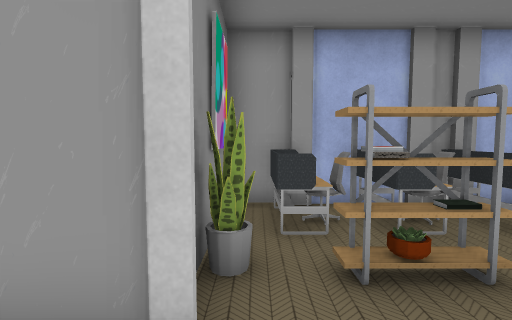
view 1 (above)

12 first-person views from a walk through a scene from a Unity 3-D project. The camera is 1.4 m above the floor, tilts 4° down and sees 85° across. The floor is counted in squares, 1 m on a side. Each view is taken from the middle of a square. On the plan, view 1 faces up. The plan holds only what a view shows up to about 14 squares ahead; the rest is blank. Some surface patterns are stand-ins.

view 2
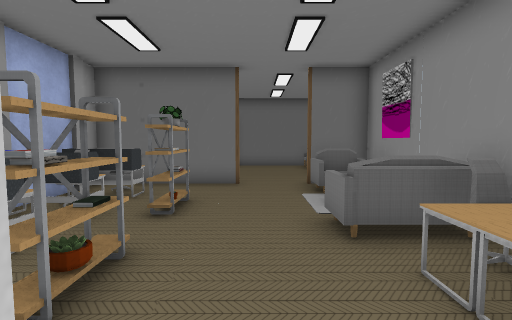

view 3
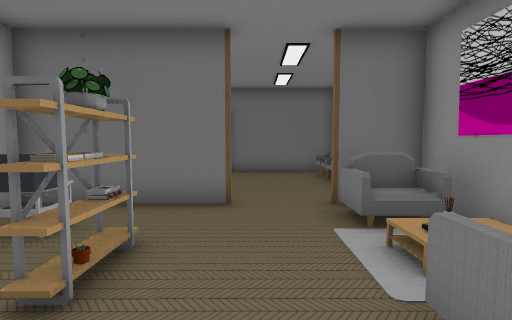

view 4
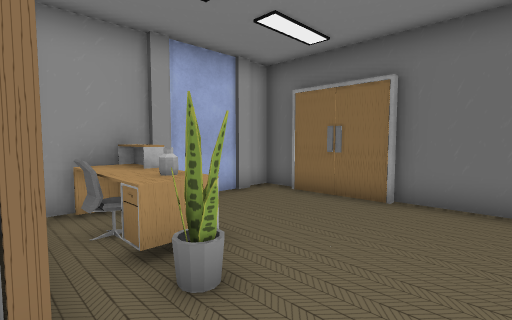

view 5
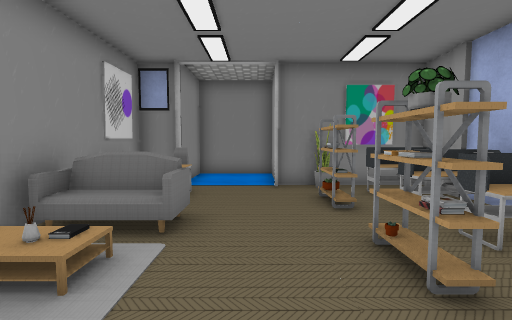

view 6
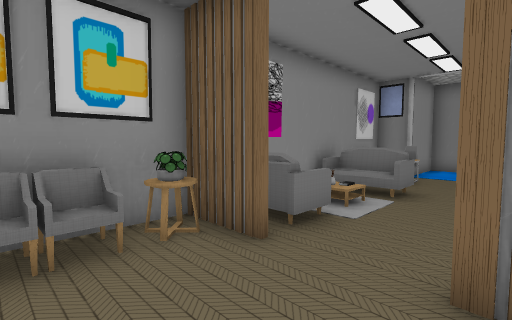

view 7
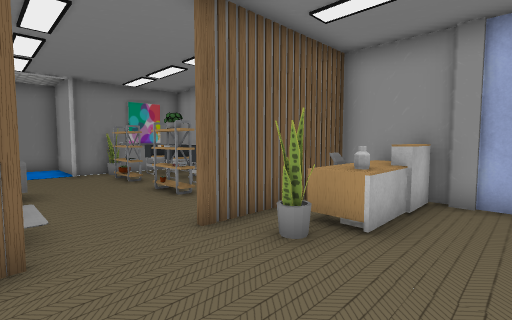

view 8
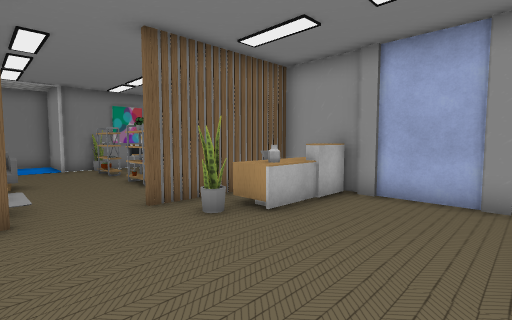

view 9
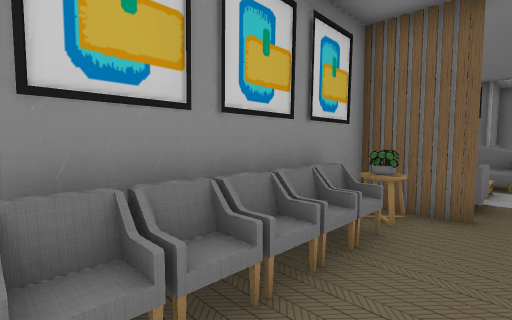

view 10
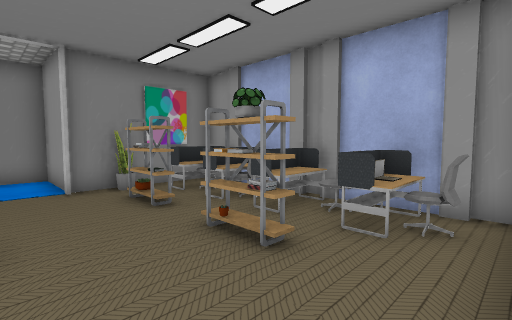

view 11
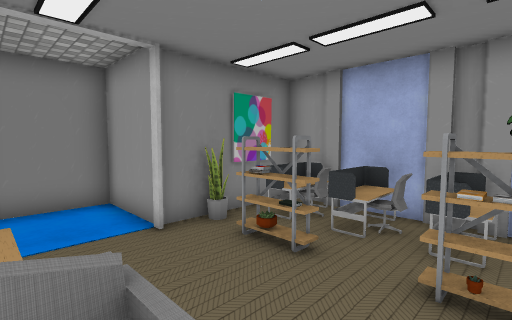

view 12
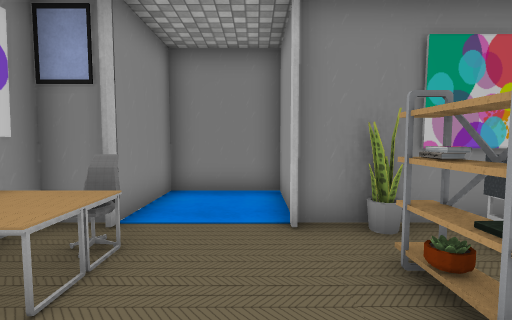

### Floor plan
Points are (right, up) in squares from view 1. A wall is a line through its corners. A room is listed if a view was taken in it or the views show most of it. See-through windows are left out.
Room 1 (views 1, 2, 3, 4, 5, 6, 7, 8, 9, 10, 11, 12)
walls: (8, 1.5) (8.1, 6.2); (8.3, 6.2) (8.2, 1.4); (-0.3, 1.7) (-3.6, 1.7) (-3.6, -1.3) (-0.6, -1.3) (-0.6, -2.6) (14, -2.6); (-0.6, 3.5) (-0.6, 1.6); (14.5, 2.2) (14.5, 5); (14.6, 5.1) (14.6, 6.1) (-0.6, 6.2); (14.6, -2.5) (14.6, 2.2)
low walls: (9.6, -1.6) (13.8, -1.6); (9.8, -2.1) (13.9, -2.1)
objects: desk (0, -2) to (0, -1); other object (0, 3); desk (0, 4) to (1, 5); desk (1, -2) to (2, -1); books (1, 3); shelf (2, 3); desk (2, 4) to (3, 5); sofa (3, -2) to (4, 0); books (4, 3); desk (4, 4) to (5, 5); books (5, 3); rug (6, -3) to (6, -1); shelf (6, 3); desk (6, 4) to (7, 5); laptop (6, 5); other object (7, -1); other object (9, -2); table (9, -1); other object (9, 2) to (10, 2); other object (9, 3) to (10, 3); other object (9, 4); other object (9, 5) to (10, 5); other object (10, 4)

Where each view was taken, in squares from view 1:
view 1: 0 up, 0 right, facing up
view 2: 1 up, 1 left, facing right
view 3: 1 up, 2 right, facing right
view 4: 0 up, 8 right, facing up-right
view 5: 1 up, 8 right, facing left
view 6: 2 up, 11 right, facing down-left
view 7: 1 down, 12 right, facing up-left
view 8: 1 down, 14 right, facing up-left
view 9: 0 up, 14 right, facing down-left
view 10: 0 up, 8 right, facing up-left
view 11: 1 down, 5 right, facing up-left
view 12: 1 up, 4 right, facing left
